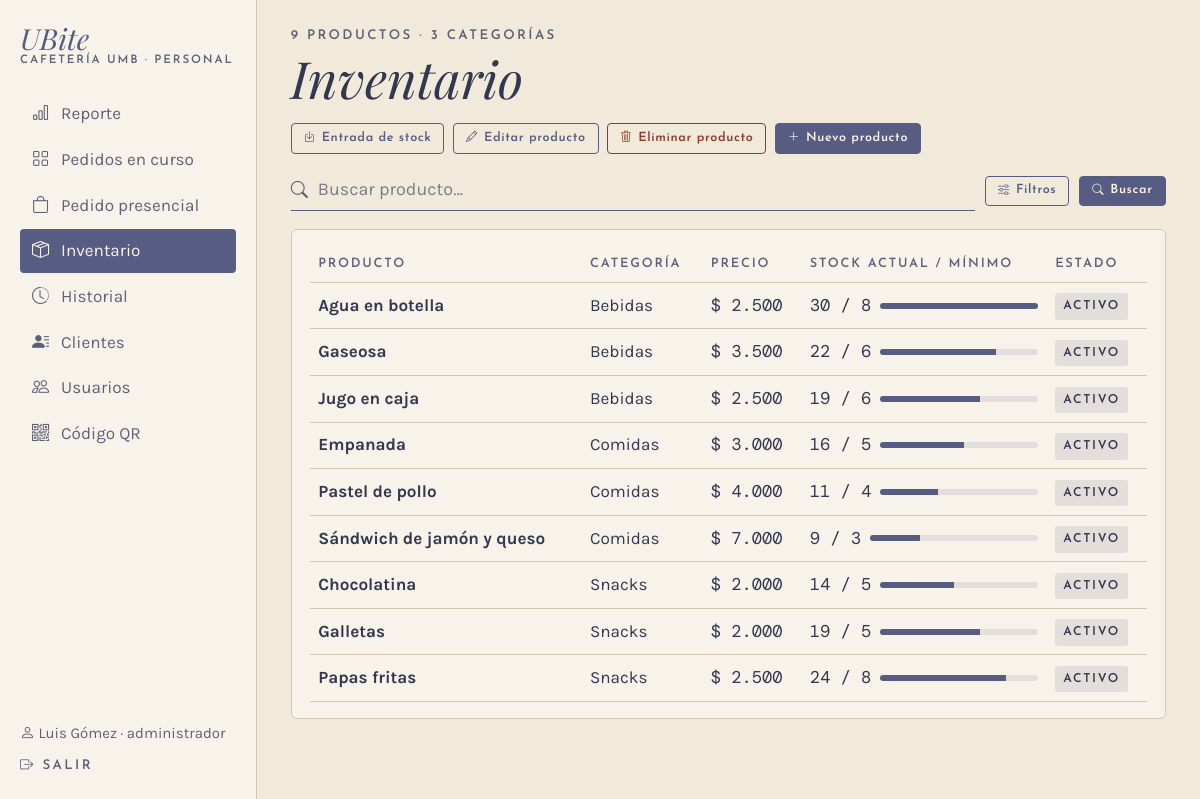
Before: /inventario/ (signed in) with the older database file.
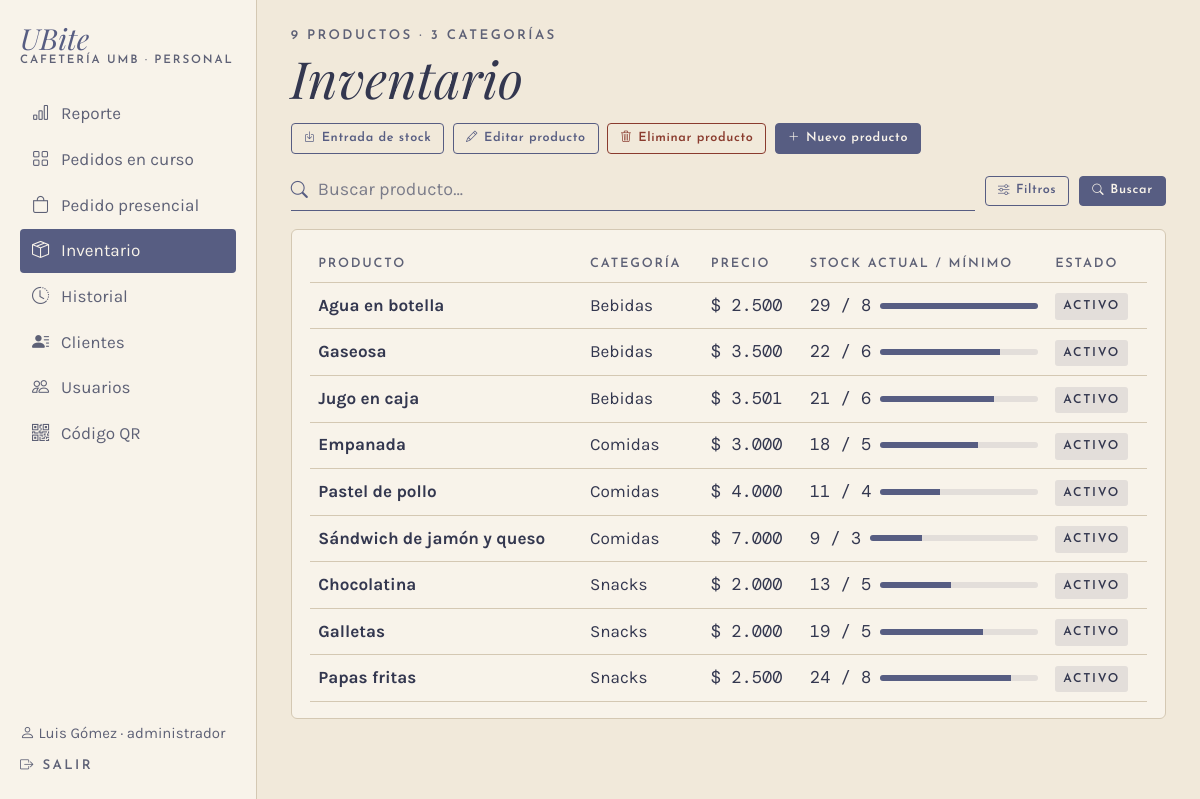
After: the same page with the newer database file.
### app/models.py (models this page shows, shortened)
class Producto(db.Model):
    __tablename__ = "producto"
    __table_args__ = (
        db.CheckConstraint("precio > 0", name="ck_producto_precio"),
        db.CheckConstraint("stock_actual >= 0", name="ck_producto_stock"),
        db.CheckConstraint("stock_minimo >= 0", name="ck_producto_minimo"),
    )
    id_producto = db.Column(db.Integer, primary_key=True, autoincrement=True)
    nombre = db.Column(db.Text, nullable=False)
    descripcion = db.Column(db.Text)
    precio = db.Column(db.Float, nullable=False)
    stock_actual = db.Column(db.Integer, nullable=False, default=0)
    stock_minimo = db.Column(db.Integer, nullable=False, default=0)
    activo = db.Column(db.Boolean, nullable=False, default=True)
    id_categoria = db.Column(db.Integer, db.ForeignKey("categoria.id_categoria"), nullable=False)
    categoria = db.relationship("Categoria", back_populates="productos")

class Categoria(db.Model):
    __tablename__ = "categoria"
    id_categoria = db.Column(db.Integer, primary_key=True, autoincrement=True)
    nombre = db.Column(db.Text, nullable=False, unique=True)
    productos = db.relationship("Producto", back_populates="categoria", lazy=True)

### app/routes/inventario.py (the view)
@bp.route("/")
@rol_requerido("cajero", "administrador")
def lista():
    filtros = {"buscar": request.args.get("buscar", "")[:60],
               "categoria": request.args.get("categoria", ""),
               "estado": request.args.get("estado", "")}
    todos = gestion.inventario()
    productos = gestion.inventario(**filtros) if any(filtros.values()) else todos
    bajos = [p for p in todos if p.activo and p.stock_actual <= p.stock_minimo]
    return render_template("inventario/lista.html", productos=productos, bajos=bajos, total=len(todos),
                           filtros=filtros, estado=gestion.estado_producto,
                           categorias=Categoria.query.order_by(Categoria.nombre).all(),
                           tope=max([p.stock_actual for p in todos] + [1]))

### app/__init__.py (called while the page is built)
def pesos(valor):
    return f"{valor:,.0f}".replace(",", ".")

@login_manager.user_loader
def cargar_usuario(id_usuario):
    from .models import Usuario
    u = db.session.get(Usuario, int(id_usuario))
    return u if u is not None and u.activo else None

### app/database.py (called while the page is built)
@event.listens_for(Engine, "begin")
def _iniciar(conexion):
    conexion.exec_driver_sql("BEGIN IMMEDIATE" if _escritura.get() else "BEGIN")

### app/gestion.py (called while the page is built)
def estado_producto(p):
    if not p.activo:
        return "inactivo"
    if p.stock_actual == 0:
        return "agotado"
    if p.stock_actual <= p.stock_minimo:
        return "stock bajo"
    return "activo"

def inventario(buscar="", categoria="", estado=""):
    productos = (Producto.query.join(Categoria)
                 .order_by(Categoria.nombre, Producto.nombre).all())
    buscar = buscar.strip().lower()
    if buscar:
        productos = [p for p in productos if buscar in p.nombre.lower()]
    if categoria:
        productos = [p for p in productos if p.categoria.nombre == categoria]
    if estado:
        productos = [p for p in productos if estado_producto(p) == estado]
    return productos

### app/models.py (called while the page is built)
    @property
    def is_active(self):
        return bool(self.activo)

### app/templates/inventario/lista.html (shortened to what this page needs)
{% extends "caja/_base.html" %}
{% import "_filtros.html" as f %}
{% macro chip(p) %}
{% set e = estado(p) %}
<span class="chip {{ 'chip-punteado' if e in ('stock bajo', 'agotado', 'inactivo') }}">{{ e }}</span>
{% endmacro %}
{% block panel %}
<div class="d-flex flex-wrap justify-content-between align-items-end gap-3 mb-3">
  <div>
    <p class="etiqueta mb-1">{{ total }} productos · {{ categorias|length }} categorías</p>
    <h1 class="titulo display-5 mb-0">Inventario</h1>
  </div>
  <div class="d-flex flex-wrap gap-2 acciones-modulo">
    <a class="btn btn-contorno" href="{{ url_for('inventario.entrada') }}"><i class="bi bi-box-arrow-in-down"></i> Entrada de stock</a>
    {% if es_admin %}
    <a class="btn btn-contorno" href="{{ url_for('inventario.editar') }}"><i class="bi bi-pencil"></i> Editar producto</a>
    <a class="btn btn-peligro" href="{{ url_for('inventario.eliminar') }}"><i class="bi bi-trash3"></i> Eliminar producto</a>
    <a class="btn btn-ubite" href="{{ url_for('inventario.producto') }}"><i class="bi bi-plus-lg"></i> Nuevo producto</a>
    {% endif %}
  </div>
</div>
{% set activos = [filtros.categoria, filtros.estado]|select|list|length %}
{% if not productos %}
<div class="aviso mb-4">No hay productos que coincidan con la búsqueda.</div>
{% else %}
<div class="tarjeta d-none d-md-block">
  <table class="table tabla-ubite align-middle mb-0">
    <thead><tr><th>Producto</th><th>Categoría</th><th>Precio</th><th>Stock actual / mínimo</th><th>Estado</th></tr></thead>
    <tbody>
    {% for p in productos %}
    <tr class="{{ 'text-body-secondary' if not p.activo }}">
      <td class="fw-bold">{{ p.nombre }}</td>
      <td class="suave">{{ p.categoria.nombre }}</td>
      <td class="mono">$ {{ p.precio|pesos }}</td>
      <td><div class="d-flex align-items-center gap-2">
        <span class="mono text-nowrap">{{ p.stock_actual }} / {{ p.stock_minimo }}</span>
        <div class="medidor flex-fill"><span style="width: {{ p.stock_actual / tope * 100 }}%"></span></div>
      </div></td>
      <td>{{ chip(p) }}</td>
    </tr>
    {% endfor %}
    </tbody>
  </table>
</div>
{% endif %}
{% endblock %}

Changed rows visible on the page:
changed Producto "Agua en botella": stock_actual "30" → "29"
computed for Producto "Gaseosa": {{ p.stock_actual / tope * 100 }} 73.33333333333333 → 75.86206896551724 (drawn)
changed Producto "Jugo en caja": precio|pesos "2.500" → "3.501"; stock_actual "19" → "21"
changed Producto "Empanada": stock_actual "16" → "18"
computed for Producto "Pastel de pollo": {{ p.stock_actual / tope * 100 }} 36.666666666666664 → 37.93103448275862 (drawn)
computed for Producto "Sándwich de jamón y queso": {{ p.stock_actual / tope * 100 }} 30.0 → 31.03448275862069 (drawn)
changed Producto "Chocolatina": stock_actual "14" → "13"
computed for Producto "Galletas": {{ p.stock_actual / tope * 100 }} 63.33333333333333 → 65.51724137931035 (drawn)
computed for Producto "Papas fritas": {{ p.stock_actual / tope * 100 }} 80.0 → 82.75862068965517 (drawn)
